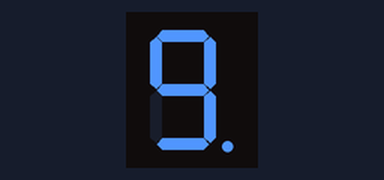
Bench run of a sketch on a simulated Arduino Uno, built with avr-gcc and run on an emulated ATmega328P. Parts: 1-digit seven-segment display. Wiring (inferred from the names in the program): 1-digit 7-segment display, segments lit when HIGH: segments pin 3, pin 4, pin 5, pin 6, pin 7, pin 8, pin 9, pin 6. The segment pins are drawn as the display they are named for.

Above: at 0.1 s.
At 1.1 s:
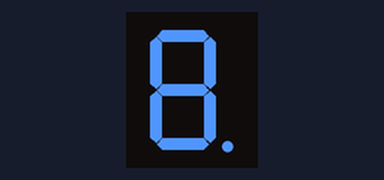
At 2.1 s:
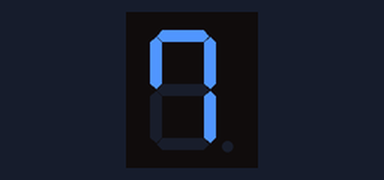
At 4.1 s:
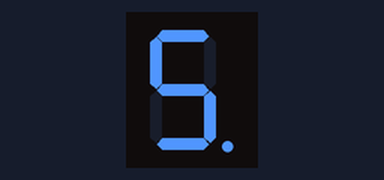
At 6.1 s:
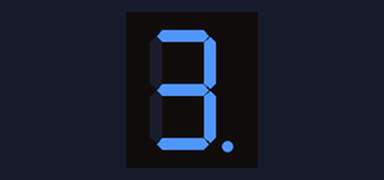
At 9.1 s:
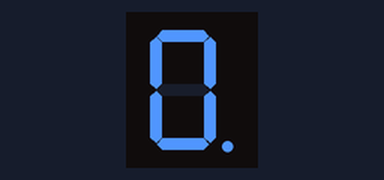

Measured:
- by itself, everything shown: repeats every 10.0 s, in 10 steps
- what the display in image 1 shows lasts 1.0 s, from 1.0 s to 2.0 s

The sketch:

Lab4_FNDTImer.ino
```cpp
/*
   Lab. 4 - Countdown Timer using FND
*/

// fnd pin variables
int aPin = 3;
int bPin = 4;
int cPin = 5;
int dPin = 6;
int ePin = 7;
int fPin = 8;
int gPin = 9;

// time variable
int dt = 1000;

void setup()
{
  pinMode(aPin, OUTPUT);
  pinMode(bPin, OUTPUT);
  pinMode(cPin, OUTPUT);
  pinMode(dPin, OUTPUT);
  pinMode(ePin, OUTPUT);
  pinMode(fPin, OUTPUT);
  pinMode(gPin, OUTPUT);
}

void loop()
{
  // 9 (abcdfg)
  digitalWrite(aPin, HIGH);
  digitalWrite(bPin, HIGH);
  digitalWrite(cPin, HIGH);
  digitalWrite(dPin, HIGH);
  digitalWrite(ePin, LOW);
  digitalWrite(fPin, HIGH);
  digitalWrite(gPin, HIGH);
  delay(dt);

  // 8 (abcdefg)
  digitalWrite(aPin, HIGH);
  digitalWrite(bPin, HIGH);
  digitalWrite(cPin, HIGH);
  digitalWrite(dPin, HIGH);
  digitalWrite(ePin, HIGH);
  digitalWrite(fPin, HIGH);
  digitalWrite(gPin, HIGH);
  delay(dt);

  // 7 (abcf)
  digitalWrite(aPin, HIGH);
  digitalWrite(bPin, HIGH);
  digitalWrite(cPin, HIGH);
  digitalWrite(dPin, LOW);
  digitalWrite(ePin, LOW);
  digitalWrite(fPin, HIGH);
  digitalWrite(gPin, LOW);
  delay(dt);

  // 6 (acdefg)
  digitalWrite(aPin, HIGH);
  digitalWrite(bPin, LOW);
  digitalWrite(cPin, HIGH);
  digitalWrite(dPin, HIGH);
  digitalWrite(ePin, HIGH);
  digitalWrite(fPin, HIGH);
  digitalWrite(gPin, HIGH);
  delay(dt);

  // 5 (acdfg)
  digitalWrite(aPin, HIGH);
  digitalWrite(bPin, LOW);
  digitalWrite(cPin, HIGH);
  digitalWrite(dPin, HIGH);
  digitalWrite(ePin, LOW);
  digitalWrite(fPin, HIGH);
  digitalWrite(gPin, HIGH);
  delay(dt);

  // 4 (bcfg)
  digitalWrite(aPin, LOW);
  digitalWrite(bPin, HIGH);
  digitalWrite(cPin, HIGH);
  digitalWrite(dPin, LOW);
  digitalWrite(ePin, LOW);
  digitalWrite(fPin, HIGH);
  digitalWrite(gPin, HIGH);
  delay(dt);

  // 3 (abcdg)
  digitalWrite(aPin, HIGH);
  digitalWrite(bPin, HIGH);
  digitalWrite(cPin, HIGH);
  digitalWrite(dPin, HIGH);
  digitalWrite(ePin, LOW);
  digitalWrite(fPin, LOW);
  digitalWrite(gPin, HIGH);
  delay(dt);

  // 2 (abdeg)
  digitalWrite(aPin, HIGH);
  digitalWrite(bPin, HIGH);
  digitalWrite(cPin, LOW);
  digitalWrite(dPin, HIGH);
  digitalWrite(ePin, HIGH);
  digitalWrite(fPin, LOW);
  digitalWrite(gPin, HIGH);
  delay(dt);

  // 1 (bc)
  digitalWrite(aPin, LOW);
  digitalWrite(bPin, HIGH);
  digitalWrite(cPin, HIGH);
  digitalWrite(dPin, LOW);
  digitalWrite(ePin, LOW);
  digitalWrite(fPin, LOW);
  digitalWrite(gPin, LOW);
  delay(dt);

  // 0 (abcdef)
  digitalWrite(aPin, HIGH);
  digitalWrite(bPin, HIGH);
  digitalWrite(cPin, HIGH);
  digitalWrite(dPin, HIGH);
  digitalWrite(ePin, HIGH);
  digitalWrite(fPin, HIGH);
  digitalWrite(gPin, LOW);
  delay(dt);
}
```
